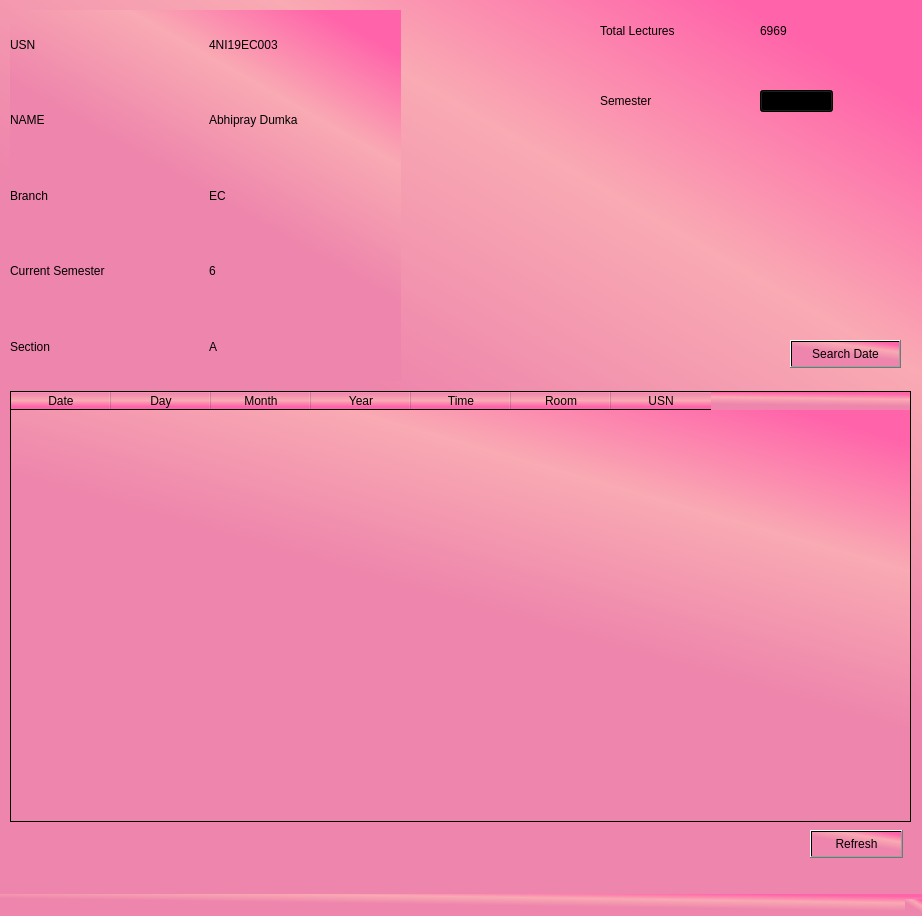
<?xml version="1.0" encoding="UTF-8"?>
<ui version="4.0">
 <class>MainWindow</class>
 <widget class="QMainWindow" name="MainWindow">
  <property name="geometry">
   <rect>
    <x>0</x>
    <y>0</y>
    <width>922</width>
    <height>916</height>
   </rect>
  </property>
  <property name="windowTitle">
   <string>MainWindow</string>
  </property>
  <property name="styleSheet">
   <string notr="true">background-color: qlineargradient(spread:pad, x1:0.632, y1:0.613, x2:1, y2:0, stop:0.0447761 rgba(238, 133, 172, 255), stop:0.497512 rgba(249, 170, 179, 255), stop:0.850746 rgba(255, 100, 170, 255));</string>
  </property>
  <widget class="QWidget" name="centralwidget">
   <widget class="QWidget" name="verticalLayoutWidget">
    <property name="geometry">
     <rect>
      <x>10</x>
      <y>10</y>
      <width>391</width>
      <height>371</height>
     </rect>
    </property>
    <layout class="QVBoxLayout" name="verticalLayout">
     <item>
      <layout class="QHBoxLayout" name="horizontalLayout_2">
       <item>
        <widget class="QLabel" name="label_6">
         <property name="styleSheet">
          <string notr="true">font: 14pt &quot;Mongolian Baiti&quot;;
background-color: rgba(255, 255, 255, 0);</string>
         </property>
         <property name="text">
          <string>USN</string>
         </property>
        </widget>
       </item>
       <item>
        <widget class="QLabel" name="usnVal">
         <property name="styleSheet">
          <string notr="true">font: 14pt &quot;Mongolian Baiti&quot;;
background-color: rgba(255, 255, 255, 0);</string>
         </property>
         <property name="text">
          <string>4NI19EC003</string>
         </property>
        </widget>
       </item>
      </layout>
     </item>
     <item>
      <layout class="QHBoxLayout" name="horizontalLayout_3">
       <item>
        <widget class="QLabel" name="label_2">
         <property name="styleSheet">
          <string notr="true">font: 14pt &quot;Mongolian Baiti&quot;;
background-color: rgba(255, 255, 255, 0);</string>
         </property>
         <property name="text">
          <string>NAME</string>
         </property>
        </widget>
       </item>
       <item>
        <widget class="QLabel" name="nameVal">
         <property name="styleSheet">
          <string notr="true">font: 14pt &quot;Mongolian Baiti&quot;;
background-color: rgba(255, 255, 255, 0);</string>
         </property>
         <property name="text">
          <string>Abhipray Dumka</string>
         </property>
        </widget>
       </item>
      </layout>
     </item>
     <item>
      <layout class="QHBoxLayout" name="horizontalLayout_4">
       <item>
        <widget class="QLabel" name="label_5">
         <property name="styleSheet">
          <string notr="true">font: 14pt &quot;Mongolian Baiti&quot;;
background-color: rgba(255, 255, 255, 0);</string>
         </property>
         <property name="text">
          <string>Branch</string>
         </property>
        </widget>
       </item>
       <item>
        <widget class="QLabel" name="branchVal">
         <property name="styleSheet">
          <string notr="true">font: 14pt &quot;Mongolian Baiti&quot;;
background-color: rgba(255, 255, 255, 0);</string>
         </property>
         <property name="text">
          <string>EC</string>
         </property>
        </widget>
       </item>
      </layout>
     </item>
     <item>
      <layout class="QHBoxLayout" name="horizontalLayout_5">
       <item>
        <widget class="QLabel" name="label_3">
         <property name="styleSheet">
          <string notr="true">font: 14pt &quot;Mongolian Baiti&quot;;
background-color: rgba(255, 255, 255, 0);</string>
         </property>
         <property name="text">
          <string>Current Semester</string>
         </property>
        </widget>
       </item>
       <item>
        <widget class="QLabel" name="semVal">
         <property name="styleSheet">
          <string notr="true">font: 14pt &quot;Mongolian Baiti&quot;;
background-color: rgba(255, 255, 255, 0);</string>
         </property>
         <property name="text">
          <string>6</string>
         </property>
        </widget>
       </item>
      </layout>
     </item>
     <item>
      <layout class="QHBoxLayout" name="horizontalLayout_6">
       <item>
        <widget class="QLabel" name="label_4">
         <property name="styleSheet">
          <string notr="true">font: 14pt &quot;Mongolian Baiti&quot;;
background-color: rgba(255, 255, 255, 0);</string>
         </property>
         <property name="text">
          <string>Section</string>
         </property>
        </widget>
       </item>
       <item>
        <widget class="QLabel" name="sectionVal">
         <property name="styleSheet">
          <string notr="true">font: 14pt &quot;Mongolian Baiti&quot;;
background-color: rgba(255, 255, 255, 0);</string>
         </property>
         <property name="text">
          <string>A</string>
         </property>
        </widget>
       </item>
      </layout>
     </item>
    </layout>
   </widget>
   <widget class="QTableWidget" name="tableWidget">
    <property name="geometry">
     <rect>
      <x>10</x>
      <y>391</y>
      <width>901</width>
      <height>431</height>
     </rect>
    </property>
    <property name="styleSheet">
     <string notr="true">font: 13pt &quot;Mongolian Baiti&quot;;
</string>
    </property>
    <property name="gridStyle">
     <enum>Qt::DashDotDotLine</enum>
    </property>
    <column>
     <property name="text">
      <string>Date</string>
     </property>
    </column>
    <column>
     <property name="text">
      <string>Day</string>
     </property>
    </column>
    <column>
     <property name="text">
      <string>Month</string>
     </property>
    </column>
    <column>
     <property name="text">
      <string>Year</string>
     </property>
    </column>
    <column>
     <property name="text">
      <string>Time</string>
     </property>
    </column>
    <column>
     <property name="text">
      <string>Room</string>
     </property>
    </column>
    <column>
     <property name="text">
      <string>USN</string>
     </property>
    </column>
   </widget>
   <widget class="QPushButton" name="refresh">
    <property name="geometry">
     <rect>
      <x>810</x>
      <y>830</y>
      <width>93</width>
      <height>28</height>
     </rect>
    </property>
    <property name="styleSheet">
     <string notr="true">font: 75 10pt &quot;MS Shell Dlg 2&quot;;</string>
    </property>
    <property name="text">
     <string>Refresh</string>
    </property>
   </widget>
   <widget class="QLabel" name="label_7">
    <property name="geometry">
     <rect>
      <x>600</x>
      <y>20</y>
      <width>141</width>
      <height>21</height>
     </rect>
    </property>
    <property name="styleSheet">
     <string notr="true">font: 13pt &quot;Mongolian Baiti&quot;;
background-color: rgba(255, 255, 255, 0);</string>
    </property>
    <property name="text">
     <string>Total Lectures </string>
    </property>
   </widget>
   <widget class="QLabel" name="total">
    <property name="geometry">
     <rect>
      <x>760</x>
      <y>20</y>
      <width>141</width>
      <height>21</height>
     </rect>
    </property>
    <property name="styleSheet">
     <string notr="true">font: 13pt &quot;Mongolian Baiti&quot;;
background-color: rgba(255, 255, 255, 0);</string>
    </property>
    <property name="text">
     <string>6969</string>
    </property>
   </widget>
   <widget class="QPushButton" name="calendar">
    <property name="geometry">
     <rect>
      <x>790</x>
      <y>340</y>
      <width>111</width>
      <height>28</height>
     </rect>
    </property>
    <property name="styleSheet">
     <string notr="true">font: 11pt &quot;Mongolian Baiti&quot;;
</string>
    </property>
    <property name="text">
     <string>Search Date</string>
    </property>
   </widget>
   <widget class="QLabel" name="label_12">
    <property name="geometry">
     <rect>
      <x>600</x>
      <y>90</y>
      <width>141</width>
      <height>21</height>
     </rect>
    </property>
    <property name="styleSheet">
     <string notr="true">font: 13pt &quot;Mongolian Baiti&quot;;
background-color: rgba(255, 255, 255, 0);</string>
    </property>
    <property name="text">
     <string>Semester</string>
    </property>
   </widget>
   <widget class="QComboBox" name="semester">
    <property name="geometry">
     <rect>
      <x>760</x>
      <y>90</y>
      <width>73</width>
      <height>22</height>
     </rect>
    </property>
    <property name="styleSheet">
     <string notr="true">font: 13pt &quot;Mongolian Baiti&quot;;
</string>
    </property>
    <item>
     <property name="text">
      <string>1</string>
     </property>
    </item>
    <item>
     <property name="text">
      <string>2</string>
     </property>
    </item>
    <item>
     <property name="text">
      <string>3</string>
     </property>
    </item>
    <item>
     <property name="text">
      <string>4</string>
     </property>
    </item>
    <item>
     <property name="text">
      <string>5</string>
     </property>
    </item>
    <item>
     <property name="text">
      <string>6</string>
     </property>
    </item>
    <item>
     <property name="text">
      <string>7</string>
     </property>
    </item>
    <item>
     <property name="text">
      <string>8</string>
     </property>
    </item>
   </widget>
  </widget>
  <widget class="QMenuBar" name="menubar">
   <property name="geometry">
    <rect>
     <x>0</x>
     <y>0</y>
     <width>922</width>
     <height>26</height>
    </rect>
   </property>
  </widget>
  <widget class="QStatusBar" name="statusbar"/>
 </widget>
 <resources/>
 <connections/>
</ui>
